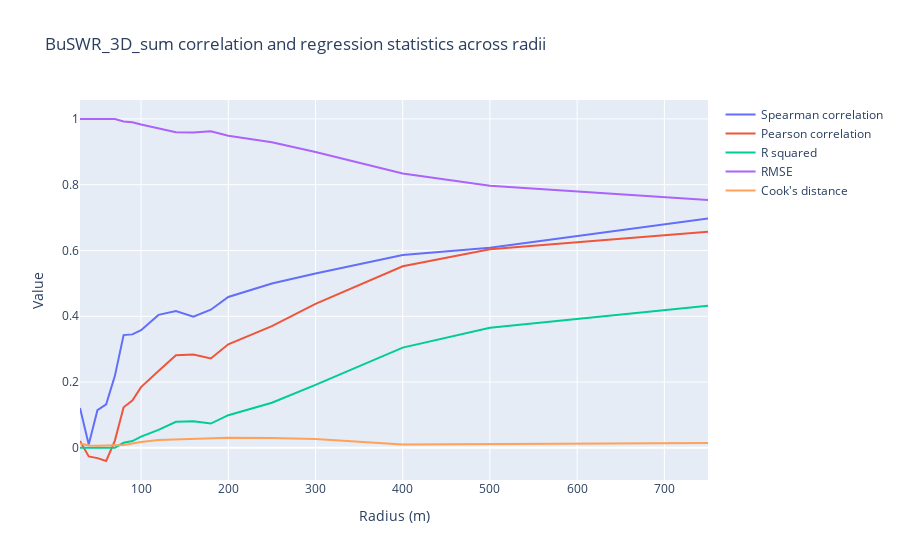

The cell this chart's notebook holds for it:
### Code cell
param_scale_plot('BuSWR_3D_sum')
